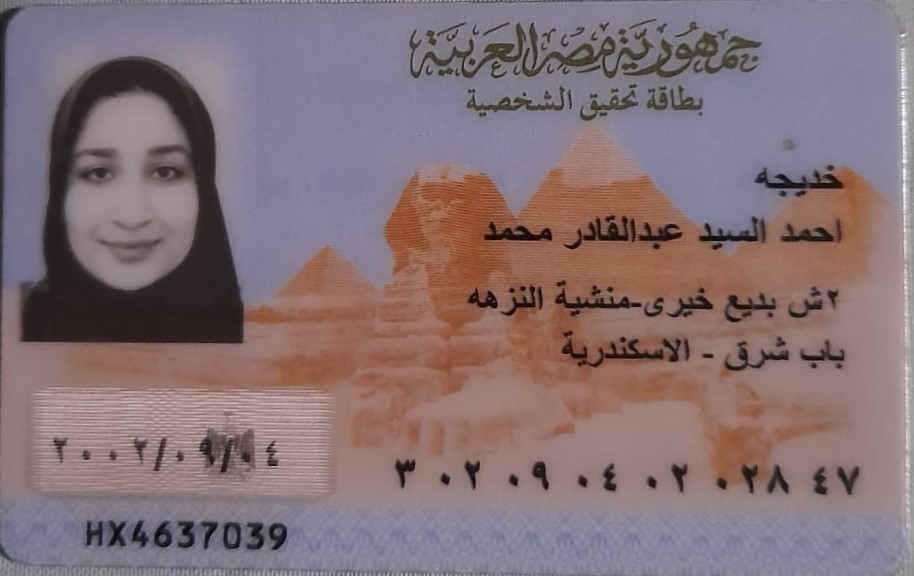
#> input picture Extracting User Info From National ID/khadija.jpg, 914 x 576 px
$ python id.py
#> lines starting #> are read from the running program, lines starting #| are printed output that depends on the picture; after the words box and inside, x2 and y2 are one past the last pixel; in counts of white or black regions, pixels touching at a corner belong together
import cv2
from pytesseract import pytesseract

# Defining paths to tesseract.exe
pytesseract.tesseract_cmd = r"C:\Program Files\Tesseract-OCR\tesseract.exe"

# Defining paths to the image we would be using
img_path = "khadija.jpg"


# function to extract id number from arabic national id card
def id_no(path):
    # Pre-Processing Image
#> called with path = 'khadija.jpg'
    img = cv2.imread(path)
#> img is the input picture: shape (576, 914, 3); mean B, G, R 118, 113.4, 132.3
    resized_img = img[img.shape[0] * -1 // 3:img.shape[0] * -1 // 10, img.shape[1] * 3 // -5:]
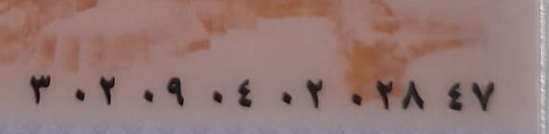
#> resized_img: shape (134, 549, 3); mean B, G, R 115.3, 119.7, 147.9
    colored_img = cv2.cvtColor(resized_img, cv2.COLOR_BGR2GRAY)
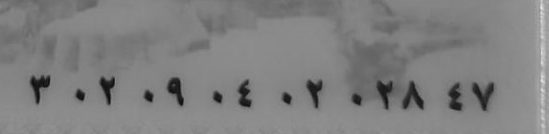
#> colored_img: shape (134, 549); min 11, max 231, mean 127.6
    threshold = cv2.adaptiveThreshold(colored_img, 255, cv2.ADAPTIVE_THRESH_GAUSSIAN_C, cv2.THRESH_BINARY, 75, 22)
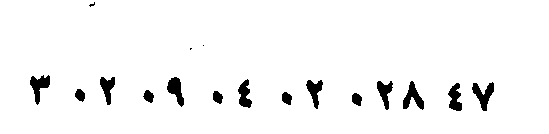
#> threshold: shape (134, 549); 96.1% white; 17 black regions (3 under 20 px), largest, box (x1, y1, x2, y2) and area: (472, 82, 494, 111) 304, (30, 75, 50, 105) 289, (403, 81, 424, 110) 287

    # Extracting id number
    text = pytesseract.image_to_string(threshold, lang='ara_number')
    text.replace(' ', '')
    # Displaying the extracted text and the original image
    cv2.imshow('img', resized_img)
    print(text)
    cv2.waitKey(0)
    cv2.destroyAllWindows()

id_no(img_path)
#> (the call stopped at in id_no, `text = pytesseract.image_to_string(threshold, lang='ara_number')`: pytesseract is not available in this run)
